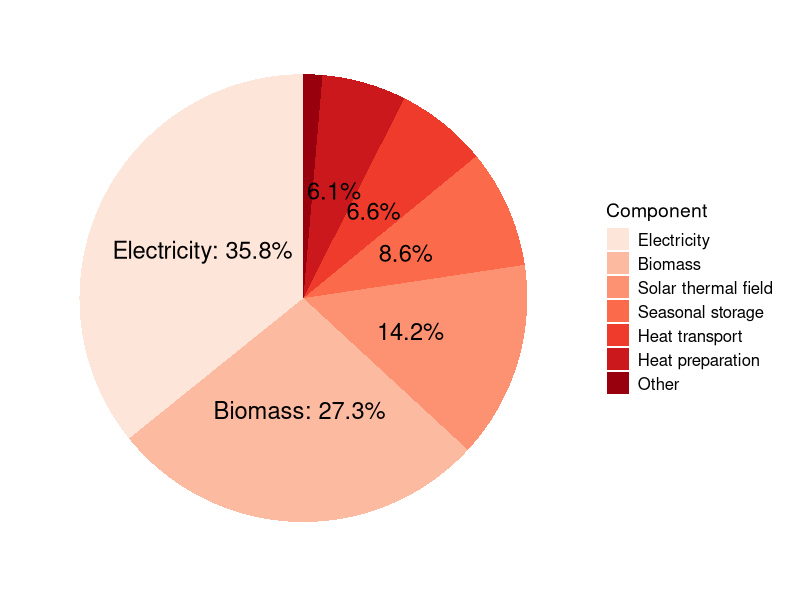
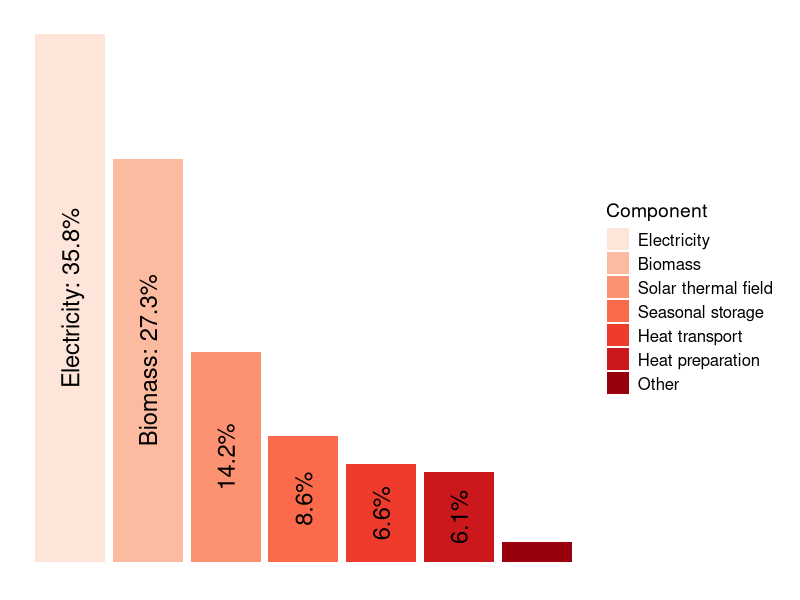
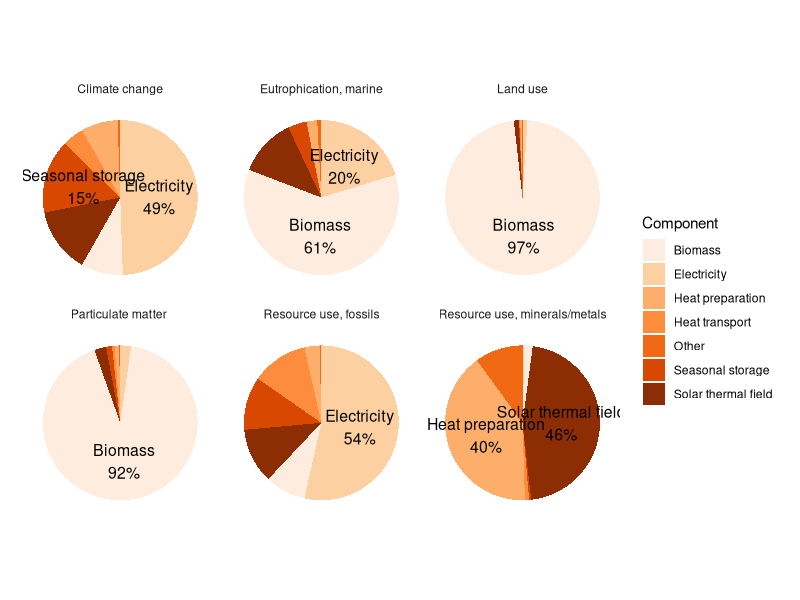
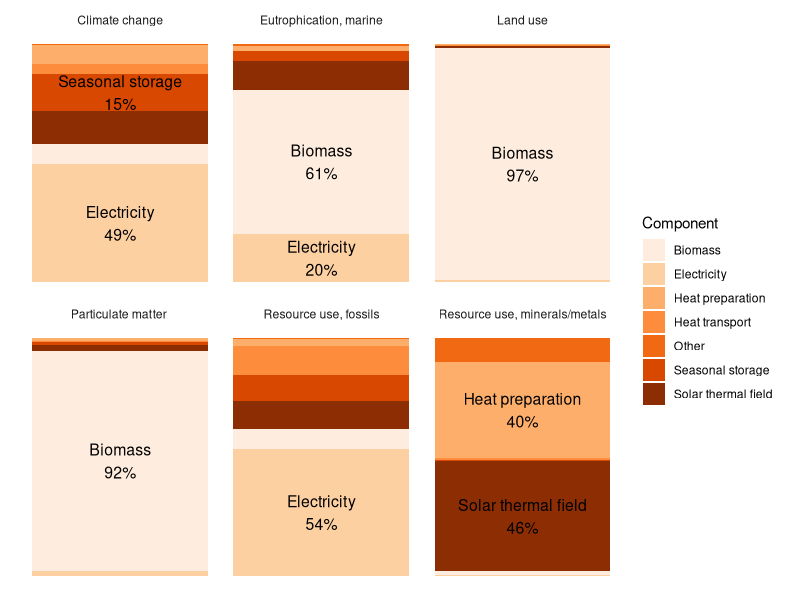
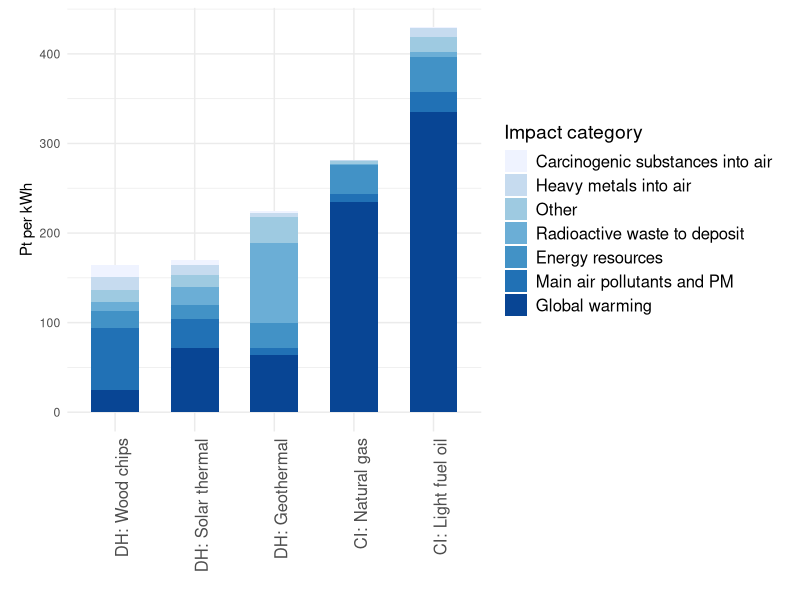
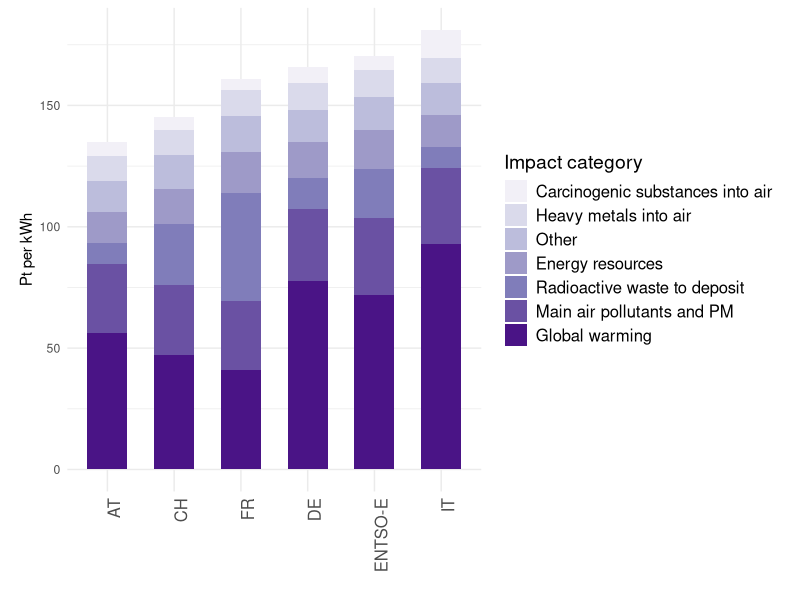
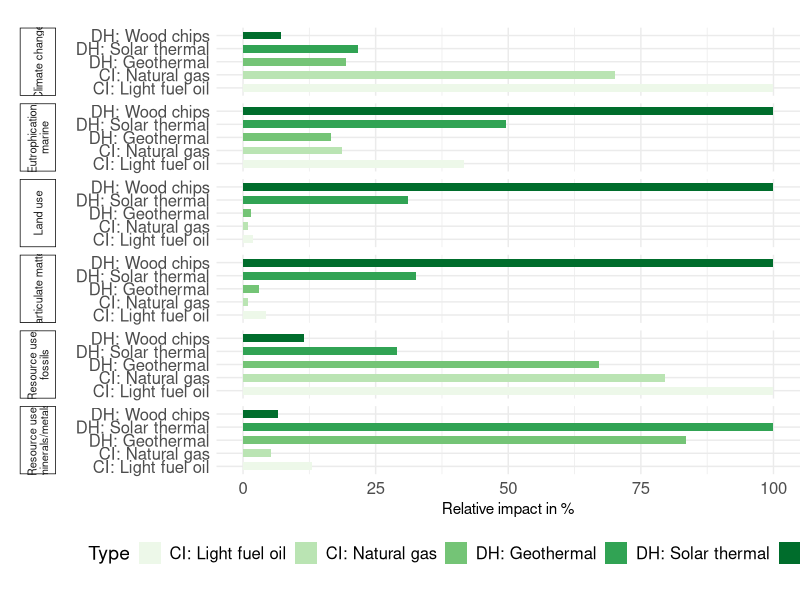
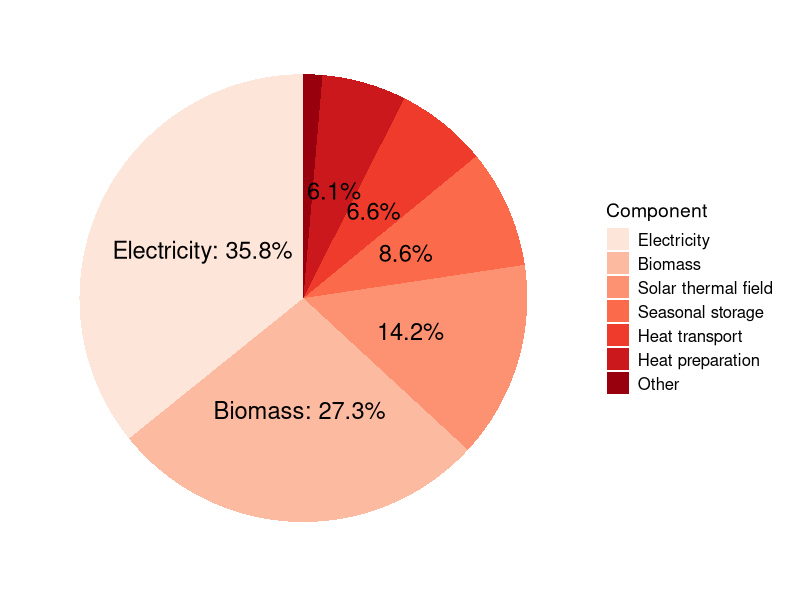

These figures' R source, in order:
## ---- chunk 1
library(readr)
library(tidyr)
library(ggplot2)
library(dplyr)
library(stringr)
library(RColorBrewer)
library(ggrepel)
## ---- chunk 2
data <- read_delim("data/PWRG 1_ ES level 1 - Copy of Copy of level1.csv")

data$Component <- factor(data$Component, levels = data$Component[order(data$Value, decreasing = TRUE)])

data$percentage <- data$Value / sum(data$Value) * 100
data$label <- ifelse(data$percentage >= 15, 
                     paste0(data$Component, ": ", round(data$percentage, 1), "%"), 
                     data$label <- ifelse(data$percentage >= 5, 
                                          paste0(round(data$percentage, 1), "%"), 
                                          ""))

# Create the pie chart without the circle outline
ggplot(data, aes(x = "", y = Value, fill = Component)) +
  geom_bar(stat = "identity", width = 1) +
  coord_polar(theta = "y") +  # Converts bar chart to pie chart
  theme_minimal() +
  theme(axis.text.x = element_blank(),  # Hide x-axis labels
        axis.title.x = element_blank(),  # Hide x-axis title
        axis.text.y = element_blank(),  # Hide y-axis labels
        axis.title.y = element_blank(),  # Hide y-axis title
        axis.ticks = element_blank(),    # Remove axis ticks
        panel.grid = element_blank(),    # Remove grid lines
        panel.border = element_blank(),
        legend.title = element_text(size = 14),  # Title of the legend
        legend.text = element_text(size = 12),    # Items in the legend
        plot.margin = unit(c(0.2, 0.5, 0.2, 0.5), "cm")  # top, right, bottom, left
        ) +
  geom_text(aes(label = label), 
            position = position_stack(vjust = 0.5),
            hjust = 0.5,
            size = 6
            ) +
  scale_fill_brewer(palette = "Reds")
ggsave("img/pwrg_solar_network_pie.png")
## ---- chunk 3
data <- read_delim("data/PWRG 1_ ES level 1 - Copy of Copy of level1.csv")

data$Component <- factor(data$Component, levels = data$Component[order(data$Value, decreasing = TRUE)])

data$percentage <- data$Value / sum(data$Value) * 100
data$label <- ifelse(data$percentage >= 15, 
                     paste0(data$Component, ": ", round(data$percentage, 1), "%"), 
                     data$label <- ifelse(data$percentage >= 5, 
                                          paste0(round(data$percentage, 1), "%"), 
                                          ""))

ggplot(data, aes(x = Component, y = Value, fill = Component)) +
  geom_bar(stat = "identity") +
  theme_minimal() +
  theme(axis.text.x = element_blank(),  # Hide x-axis labels
        axis.title.x = element_blank(),  # Hide x-axis title
        axis.text.y = element_blank(),  # Hide y-axis labels
        axis.title.y = element_blank(),  # Hide y-axis title
        axis.ticks = element_blank(),    # Remove axis ticks
        panel.grid = element_blank(),    # Remove grid lines
        panel.border = element_blank(),
        legend.title = element_text(size = 14),  # Title of the legend
        legend.text = element_text(size = 12),    # Items in the legend
        plot.margin = unit(c(0.2, 0.5, 0.2, 0.5), "cm")  # top, right, bottom, left
        ) +
  geom_text(aes(label = label), 
            position = position_stack(vjust = 0.5),
            hjust = 0.5,
            angle = 90,
            size = 6
            ) +  
  scale_fill_brewer(palette = "Reds")
ggsave("img/pwrg_solar_network_bar.png")
## ---- chunk 4
ef_level1 <- read_delim("data/EF level 1.csv")[1:7, ]
long_ef_level1 <- pivot_longer(ef_level1, cols = -c("Component"), names_to = "Damage category", values_to = "Value")

df_ef <- long_ef_level1 |>
  group_by(`Damage category`) |>
  mutate(
    fraction = Value / sum(Value),
    ymax = cumsum(fraction),
    ymin = lag(ymax, default = 0),
    label_pos = (ymax + ymin) / 2,
    label = ifelse(fraction >= 0.15, paste0(Component, "\n", round(fraction * 100), "%"), "")
  )

ggplot(df_ef, aes(ymax = ymax, ymin = ymin, xmax = 4, xmin = 3, fill = Component)) +
  geom_rect() +
  geom_text(aes(x = 3.5, y = label_pos, label = label), size = 4) +
  coord_polar(theta = "y") +
  facet_wrap(~`Damage category`) +
  theme_minimal() +
  theme(axis.text.x = element_blank(),  # Hide x-axis labels
        axis.title.x = element_blank(),  # Hide x-axis title
        axis.text.y = element_blank(),  # Hide y-axis labels
        axis.title.y = element_blank(),  # Hide y-axis title        
        axis.ticks = element_blank(),    # Remove axis ticks
        plot.margin = unit(c(0.2, 0.5, 0.2, 0.5), "cm"),  # top, right, bottom, left
        panel.grid = element_blank(),    # Remove grid lines
        panel.border = element_blank())  + # Remove border
  scale_fill_brewer(palette = "Oranges")
ggsave("img/pwrg_solar_ef_network_pie_faceted.png")
## ---- chunk 5
ef_level1 <- read_delim("data/EF level 1.csv")[1:7, ]
long_ef_level1 <- pivot_longer(ef_level1, cols = -c("Component"), names_to = "Damage category", values_to = "Value")

df_ef <- long_ef_level1 |>
  group_by(`Damage category`) |>
  mutate(
    fraction = Value / sum(Value),
    ymax = cumsum(fraction),
    ymin = lag(ymax, default = 0),
    label_pos = (ymax + ymin) / 2,
    label = ifelse(fraction >= 0.15, paste0(Component, "\n", round(fraction * 100), "%"), "")
  )

ggplot(df_ef, aes(ymax = ymax, ymin = ymin, xmax = 4, xmin = 3, fill = Component)) +
  geom_rect() +
  geom_text(aes(x = 3.5, y = label_pos, label = label), size = 4) +
  facet_wrap(~`Damage category`) +
  theme_minimal() +
  theme(axis.text.x = element_blank(),  # Hide x-axis labels
        axis.title.x = element_blank(),  # Hide x-axis title
        axis.text.y = element_blank(),  # Hide y-axis labels
        axis.title.y = element_blank(),  # Hide y-axis title        
        axis.ticks = element_blank(),    # Remove axis ticks
        plot.margin = unit(c(0.2, 0.5, 0.2, 0.5), "cm"),  # top, right, bottom, left
        panel.grid = element_blank(),    # Remove grid lines
        panel.border = element_blank())  + # Remove border
  scale_fill_brewer(palette = "Oranges")
ggsave("img/pwrg_solar_ef_network_bar_faceted.png")
## ---- chunk 6
es <- read_delim("data/PWRG results solar - ES single score.csv")[1:7, ]

long_es <- pivot_longer(es, cols = -c("Impact category"), names_to = "Type", values_to = "Value")

long_es <- long_es |>
  mutate(
    Type = ifelse(Type == "DH: Geothermal heat pump", "DH: Geothermal", Type),
  )

long_es_ordered <- long_es |>
  group_by(Type) |>
  summarise(total = sum(Value)) |>
  arrange(total) |>
  pull(Type)
long_es$Type <- factor(long_es$Type, levels = long_es_ordered)

ggplot(long_es, aes(x = Type, y = Value, fill = reorder(`Impact category`, Value))) +
  geom_bar(stat = "identity", width = 0.6) +  # Use 'identity' to plot actual values
  labs(x = "",
       y = "Pt per kWh",
       fill = "Impact category") +
  #scale_fill_viridis_d(option = "viridis") +
  scale_fill_brewer(palette = "Blues") +
  theme_minimal() +
  theme(
        legend.title = element_text(size = 14),  # Title of the legend
        legend.text = element_text(size = 12),    # Items in the legend
        plot.margin = unit(c(0.2, 0.5, 0.2, 0.5), "cm"),  # top, right, bottom, left
        axis.text.x = element_text(angle = 90, hjust = 1, size = 12)
        )
ggsave("img/pwrg_solar_es_single_score.png")
## ---- chunk 7
es <- read_delim("data/PWRG results solar - electricity sensitivity - edit.csv")[1:7, ]

long_es <- pivot_longer(es, cols = -c("Impact category"), names_to = "Type", values_to = "Value")

long_es <- long_es |>
  mutate(
    Type = ifelse(Type == "DH: Geothermal heat pump", "DH: Geothermal", Type),
  )

long_es_ordered <- long_es |>
  group_by(Type) |>
  summarise(total = sum(Value)) |>
  arrange(total) |>
  pull(Type)
long_es$Type <- factor(long_es$Type, levels = long_es_ordered)

ggplot(long_es, aes(x = Type, y = Value, fill = reorder(`Impact category`, Value))) +
  geom_bar(stat = "identity", width = 0.6) +  # Use 'identity' to plot actual values
  labs(x = "",
       y = "Pt per kWh",
       fill = "Impact category") +
  #scale_fill_viridis_d(option = "viridis") +
  scale_fill_brewer(palette = "Purples") +
  theme_minimal() +
  theme(
        legend.title = element_text(size = 14),  # Title of the legend
        legend.text = element_text(size = 12),    # Items in the legend
        plot.margin = unit(c(0.2, 0.5, 0.2, 0.5), "cm"),  # top, right, bottom, left
        axis.text.x = element_text(angle = 90, hjust = 1, size = 12)
        )
ggsave("img/pwrg_elec_sens.png")
## ---- chunk 8
ef <- read_delim("data/PWRG results solar - EF damage assessment.csv")[1:15, ]

long_ef <- pivot_longer(ef, cols = -c("Damage category", "Unit"), names_to = "Type", values_to = "Value")

long_ef_normalized <- long_ef |>
  filter(`Damage category` %in% c("Climate change", "Particulate matter", "Eutrophication, marine", "Land use", "Resource use, minerals/metals", "Resource use, fossils")) |>  
  group_by(`Damage category`) |>
  mutate(
    pct = Value / max(Value) * 100,
    Type = ifelse(Type == "DH: Geothermal heat pump", "DH: Geothermal", Type),
    #`Damage category` = ifelse(`Damage category` == "Resource use, minerals/metals", "RU: minerals, metals", `Damage category`),
    #`Damage category` = ifelse(`Damage category` == "Resource use, fossils", "RU: fossils", `Damage category`),
  )
long_ef_normalized$`Damage category` <- str_wrap(long_ef_normalized$`Damage category`, width = 20)
ggplot(long_ef_normalized, aes(x = Type, y = pct, fill = Type)) +
  geom_col(width = 0.6) +
  facet_grid(rows = vars(`Damage category`), switch = "y") +
  labs(
    x = "",
    y = "Relative impact in %",
  ) +
  theme_minimal() +
  theme(
    strip.placement = "outside",
    strip.text.y.left = element_text(angle = 90, size = 8, hjust = 0.5, vjust = 0.5), 
    strip.switch.pad.grid = unit(0.5, "cm"),
    plot.margin = margin(20, 0, 20, 0),
    strip.background = element_rect(color = "black", linewidth = 0.5),
    axis.text.x = element_text(size = 12),
    axis.text.y = element_text(size = 12),
    legend.position = "bottom",
    legend.title = element_text(size = 14),  # Title of the legend
    legend.text = element_text(size = 12),    # Items in the legend
  ) +
  scale_fill_brewer(palette = "Greens") +
  coord_flip()
ggsave("img/pwrg_solar_ef_midpoints_faceted.png")
